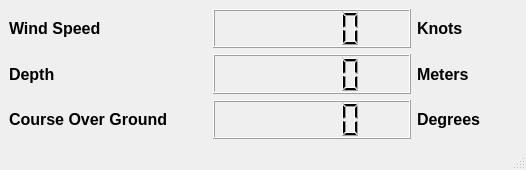
<?xml version="1.0" encoding="UTF-8"?>
<ui version="4.0">
 <class>QSCSTestSub</class>
 <widget class="QMainWindow" name="QSCSTestSub">
  <property name="geometry">
   <rect>
    <x>0</x>
    <y>0</y>
    <width>526</width>
    <height>170</height>
   </rect>
  </property>
  <property name="windowTitle">
   <string>pyQt SCS Client Subscription Example</string>
  </property>
  <widget class="QWidget" name="centralwidget">
   <layout class="QGridLayout" name="gridLayout">
    <item row="0" column="0">
     <widget class="QLabel" name="label">
      <property name="font">
       <font>
        <pointsize>12</pointsize>
        <weight>75</weight>
        <bold>true</bold>
       </font>
      </property>
      <property name="text">
       <string>Wind Speed</string>
      </property>
     </widget>
    </item>
    <item row="0" column="1">
     <widget class="QLCDNumber" name="windspeed">
      <property name="font">
       <font>
        <pointsize>12</pointsize>
       </font>
      </property>
      <property name="segmentStyle">
       <enum>QLCDNumber::Filled</enum>
      </property>
      <property name="value" stdset="0">
       <double>0.000000000000000</double>
      </property>
      <property name="intValue" stdset="0">
       <number>0</number>
      </property>
     </widget>
    </item>
    <item row="0" column="2">
     <widget class="QLabel" name="label_2">
      <property name="maximumSize">
       <size>
        <width>100</width>
        <height>16777215</height>
       </size>
      </property>
      <property name="font">
       <font>
        <pointsize>12</pointsize>
        <weight>75</weight>
        <bold>true</bold>
       </font>
      </property>
      <property name="text">
       <string>Knots</string>
      </property>
     </widget>
    </item>
    <item row="2" column="0">
     <widget class="QLabel" name="label_4">
      <property name="font">
       <font>
        <pointsize>12</pointsize>
        <weight>75</weight>
        <bold>true</bold>
       </font>
      </property>
      <property name="text">
       <string>Depth</string>
      </property>
     </widget>
    </item>
    <item row="2" column="1">
     <widget class="QLCDNumber" name="depth"/>
    </item>
    <item row="3" column="1">
     <widget class="QLCDNumber" name="cog"/>
    </item>
    <item row="3" column="0">
     <widget class="QLabel" name="label_3">
      <property name="font">
       <font>
        <pointsize>12</pointsize>
        <weight>75</weight>
        <bold>true</bold>
       </font>
      </property>
      <property name="text">
       <string>Course Over Ground</string>
      </property>
     </widget>
    </item>
    <item row="2" column="2">
     <widget class="QLabel" name="label_5">
      <property name="font">
       <font>
        <pointsize>12</pointsize>
        <weight>75</weight>
        <bold>true</bold>
       </font>
      </property>
      <property name="text">
       <string>Meters</string>
      </property>
     </widget>
    </item>
    <item row="3" column="2">
     <widget class="QLabel" name="label_6">
      <property name="font">
       <font>
        <pointsize>12</pointsize>
        <weight>75</weight>
        <bold>true</bold>
       </font>
      </property>
      <property name="text">
       <string>Degrees</string>
      </property>
     </widget>
    </item>
   </layout>
  </widget>
  <widget class="QStatusBar" name="statusbar"/>
 </widget>
 <resources/>
 <connections/>
</ui>
